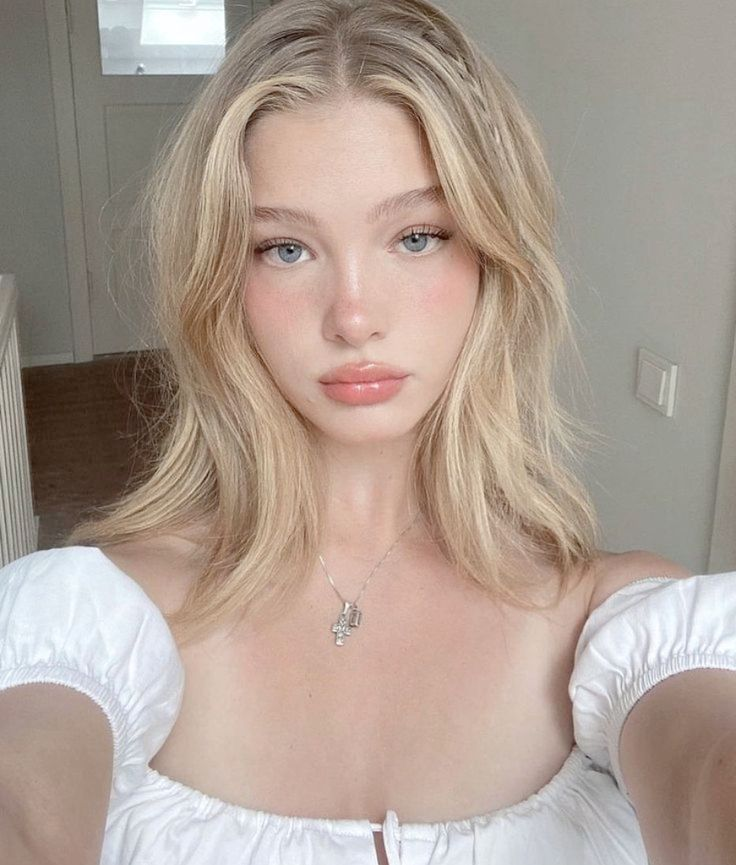
#> input picture members-release-pack/Example Faces/1a056bdce17022bfd6999f03945543ff.jpg, 736 x 865 px
$ python -i lbp_normalization.py   (imports and definitions only)
#> lines starting #> are read from the running program, lines starting #| are printed output that depends on the picture
#> further down, picture is the input picture: shape (865, 736, 3); mean B, G, R 147.2, 157.7, 173.2
# Filename: ComfyUI_AIOFC/modules/detection_bypass/utils/lbp_normalization.py
import numpy as np
from skimage.feature import local_binary_pattern
from PIL import Image
import os

def lbp_normalize(img_arr: np.ndarray,
                  ref_img_arr: np.ndarray = None,
                  profile_path: str = None, # NEW: Added profile_path
                  radius: int = 3,
                  n_points: int = 24,
                  method: str = 'uniform',
                  strength: float = 0.9,
                  seed: int = None,
                  eps: float = 1e-8):

#> called with radius = 3, n_points = 24, method = 'uniform', strength = 0.9, eps = 1e-08
    if seed is not None: rng = np.random.default_rng(seed)
    else: rng = np.random.default_rng()

    img = np.asarray(img_arr)
    h, w, channels = img.shape
#> h = 865; w = 736; channels = 3

    img_gray = np.mean(img.astype(np.float32), axis=2)
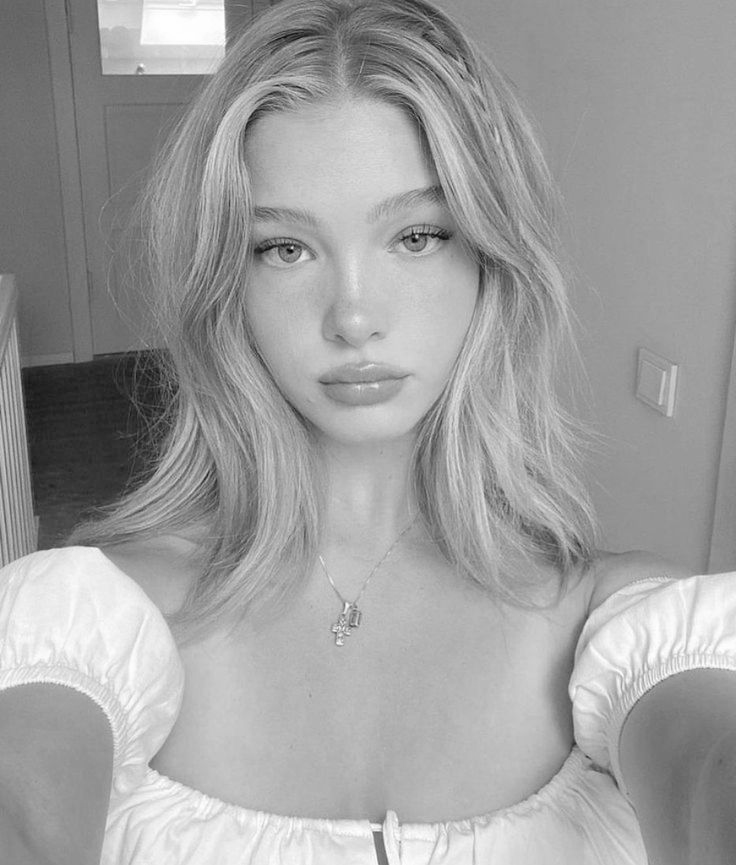
#> img_gray: shape (865, 736) float32; min 0.667, max 255, mean 159.4

    lbp_img = local_binary_pattern(img_gray, n_points, radius, method=method)
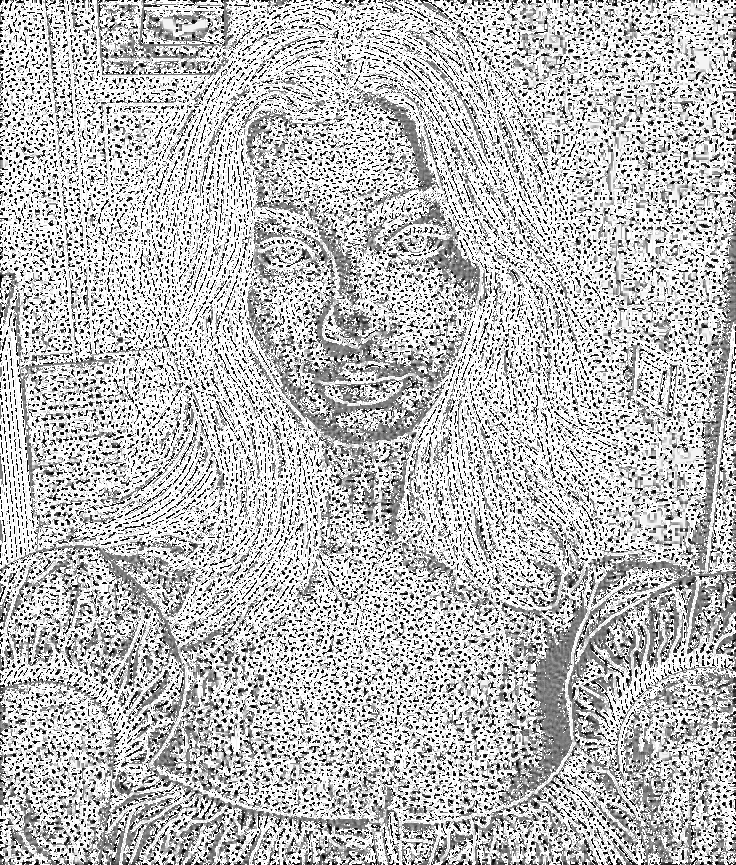
#> lbp_img: shape (865, 736) float64; min 0, max 25, mean 18.4; drawn with min black and max white
    n_bins = int(lbp_img.max() + 1)
#> n_bins = 26
    lbp_hist, _ = np.histogram(lbp_img.ravel(), bins=n_bins, range=(0, n_bins), density=True)
#> lbp_hist = 26 values, max 0.466 at index 25, min 0.00881 at index 6, mean 0.0385

    ref_lbp_hist = None

    # --- NEW LOGIC: PRIORITIZE PROFILE ---
    if profile_path and profile_path.strip():
        npz_path = f"{profile_path}.npz"
        if os.path.exists(npz_path):
            stats = np.load(npz_path)
            if 'lbp_hist' in stats:
                # Load the average LBP histogram from the profile
                avg_hist = stats['lbp_hist'].mean(axis=0)
                # Match the bin count of the source image's LBP
                if len(avg_hist) > n_bins:
                    ref_lbp_hist = avg_hist[:n_bins]
                else:
                    ref_lbp_hist = np.pad(avg_hist, (0, n_bins - len(avg_hist)), 'constant')
                ref_lbp_hist /= (ref_lbp_hist.sum() + eps) # Re-normalize

    # Fallback to live reference image
    if ref_lbp_hist is None and ref_img_arr is not None:
        ref = np.asarray(ref_img_arr)
        if ref.shape[0] != h or ref.shape[1] != w:
            ref = np.array(Image.fromarray(ref).resize((w, h), resample=Image.Resampling.BICUBIC))

        ref_gray = np.mean(ref.astype(np.float32), axis=2)
        ref_lbp = local_binary_pattern(ref_gray, n_points, radius, method=method)
        ref_lbp_hist, _ = np.histogram(ref_lbp.ravel(), bins=n_bins, range=(0, n_bins), density=True)
    # --- END NEW LOGIC ---

    if ref_lbp_hist is None:
        return img_arr

    out = np.empty_like(img, dtype=np.float32)

    cdf_img = np.cumsum(lbp_hist)
    cdf_ref = np.cumsum(ref_lbp_hist)

    mapping = np.zeros(n_bins, dtype=np.float32)
    for i in range(n_bins):
        # Find the value in reference cdf that is closest to the source cdf value
        j = np.searchsorted(cdf_ref, cdf_img[i], side='left')
        mapping[i] = j

    lbp_int = np.rint(lbp_img).astype(np.int32)
    mapping_per_pixel = mapping[lbp_int]
    scale_per_pixel = mapping_per_pixel / (lbp_int.astype(np.float32) + eps)

    noise_all = rng.normal(loc=0.0, scale=0.02 * strength, size=(h, w, channels)).astype(np.float32) * 255.0

    for c in range(channels):
        channel = img[:, :, c].astype(np.float32)
        adjusted = channel * scale_per_pixel
        blended = (1.0 - strength) * channel + strength * adjusted
        blended += noise_all[:, :, c]
        out[:, :, c] = blended

    return np.clip(out, 0, 255).astype(np.uint8)

>>> import cv2
>>> picture = cv2.imread('../../../members-release-pack/Example Faces/1a056bdce17022bfd6999f03945543ff.jpg')
>>> result = lbp_normalize(picture)

$ run again, on members-release-pack/Example Faces/392d48ced9a0f1a196e4a685087e5ac5.jpg
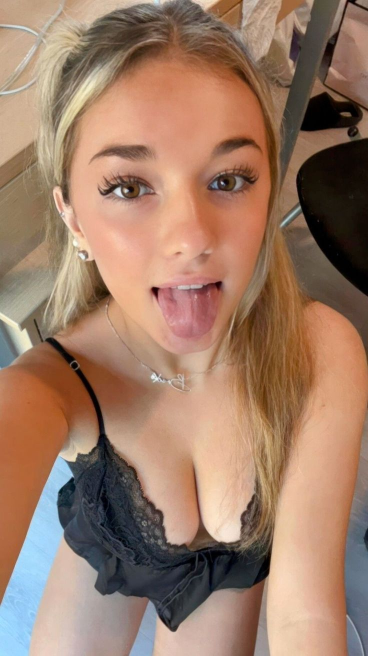
#> input picture members-release-pack/Example Faces/392d48ced9a0f1a196e4a685087e5ac5.jpg, 736 x 1311 px (shown at 1/2 size)
#> picture is the input picture: shape (1311, 736, 3); mean B, G, R 103.5, 124, 157.5
#> in lbp_normalize, `img_gray = np.mean(img.astype(np.float32), axis=2)`:
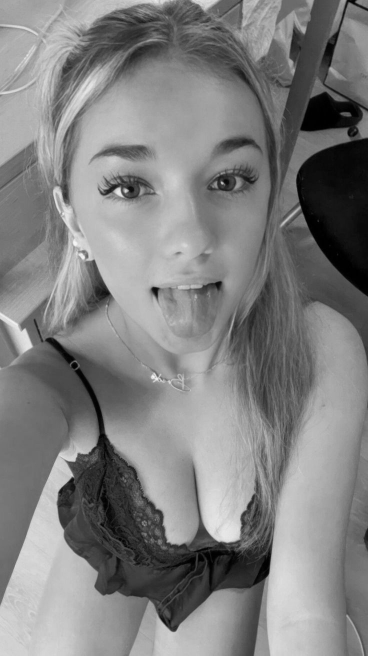
#> img_gray: shape (1311, 736) float32 (shown at 1/2 size); min 0, max 250.3, mean 128.3
#> in lbp_normalize, `lbp_img = local_binary_pattern(img_gray, n_points, radius, method=meth..`:
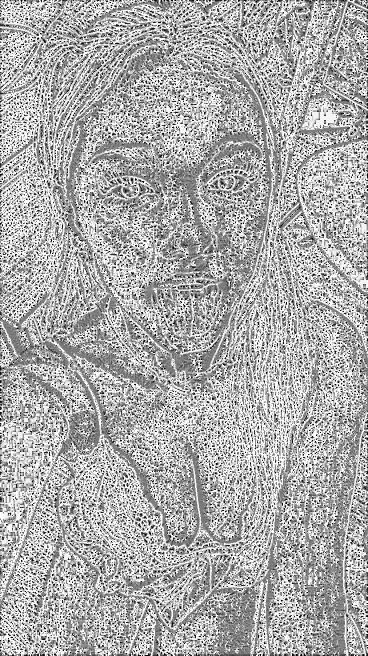
#> lbp_img: shape (1311, 736) float64 (shown at 1/2 size); min 0, max 25, mean 16.9; drawn with min black and max white
#> n_bins = 26
#> lbp_hist = 26 values, max 0.344 at index 25, min 0.0129 at index 6, mean 0.0385

$ run again, on members-release-pack/Example Faces/75563368a304d1fec5a9f033aa97880d.jpg
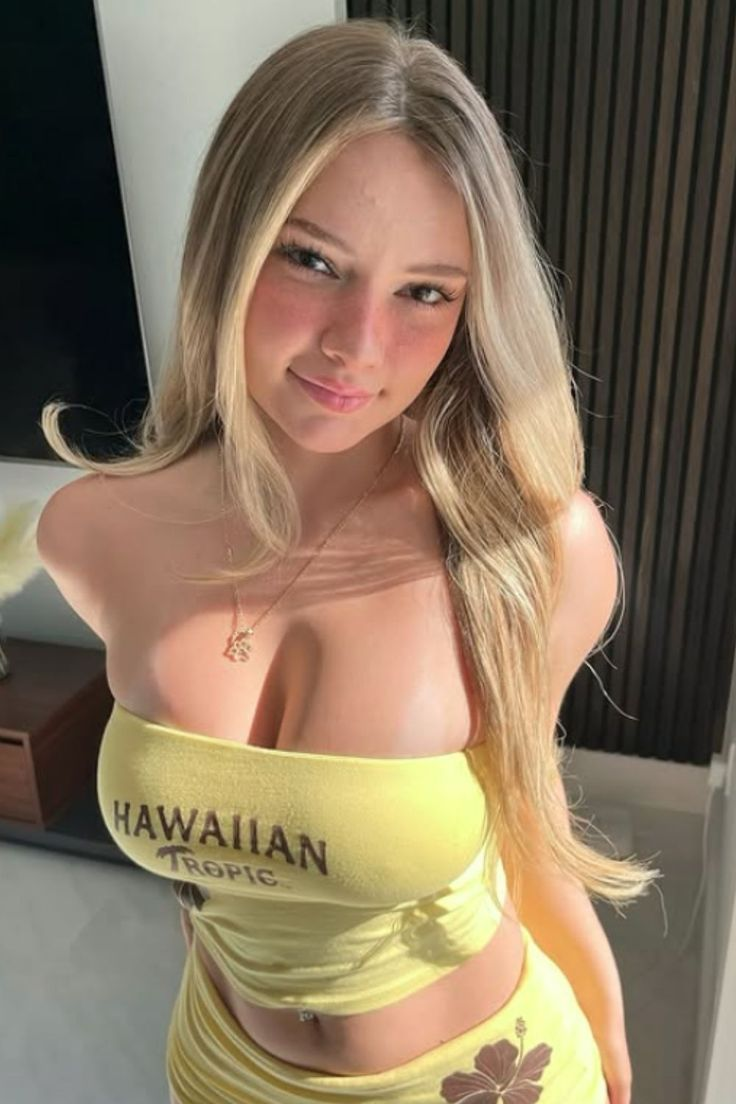
#> input picture members-release-pack/Example Faces/75563368a304d1fec5a9f033aa97880d.jpg, 736 x 1104 px
#> picture is the input picture: shape (1104, 736, 3); mean B, G, R 93.5, 115.6, 133.9
#> in lbp_normalize, `img_gray = np.mean(img.astype(np.float32), axis=2)`:
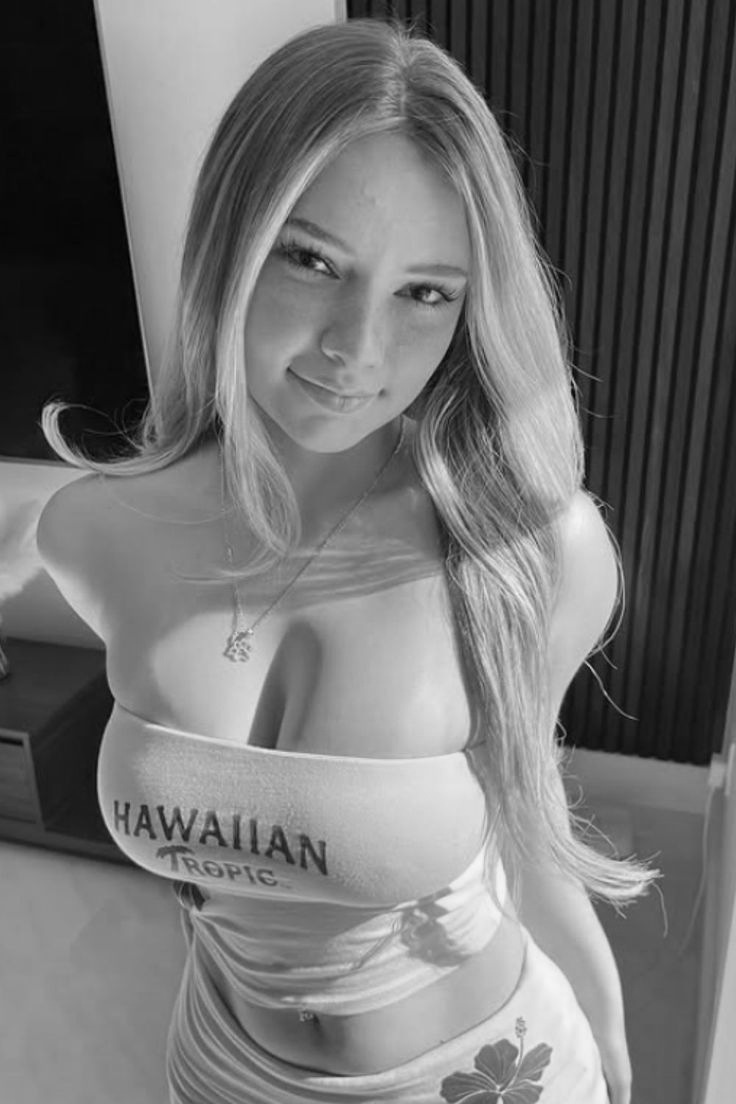
#> img_gray: shape (1104, 736) float32; min 0.667, max 248.3, mean 114.3
#> in lbp_normalize, `lbp_img = local_binary_pattern(img_gray, n_points, radius, method=meth..`:
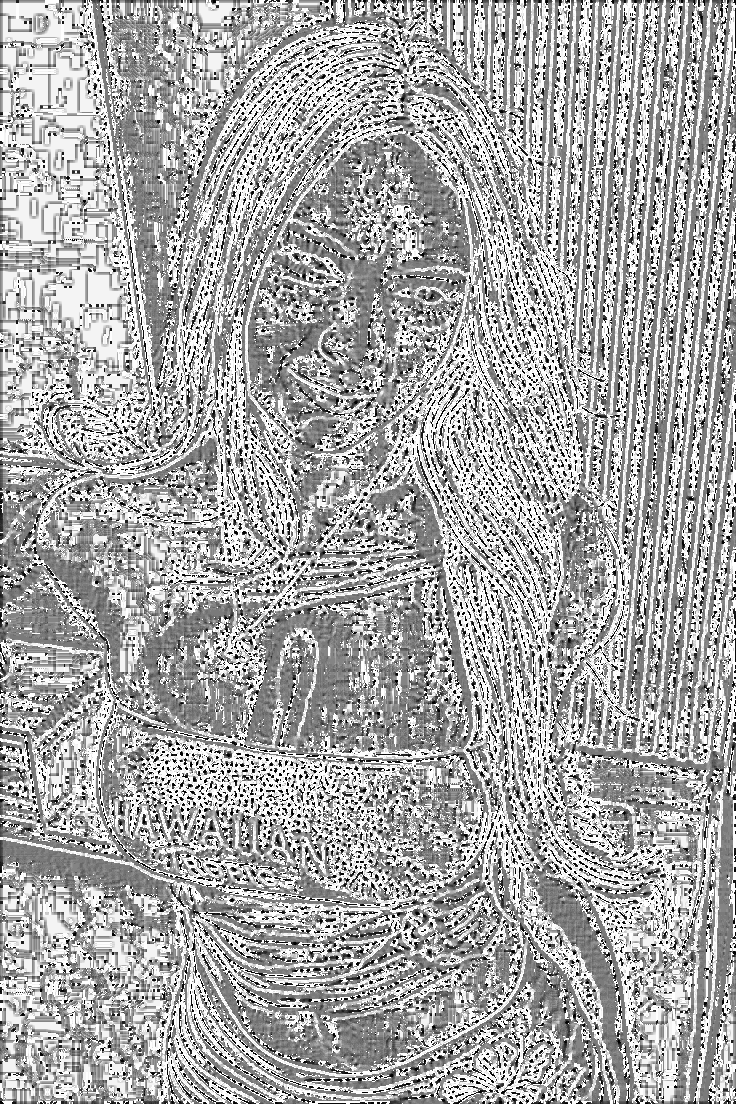
#> lbp_img: shape (1104, 736) float64; min 0, max 25, mean 16.5; drawn with min black and max white
#> n_bins = 26
#> lbp_hist = 26 values, max 0.276 at index 25, min 0.00855 at index 6, mean 0.0385

$ run again, on members-release-pack/Example Faces/8b16036925ea003fb119a8b523448259.jpg
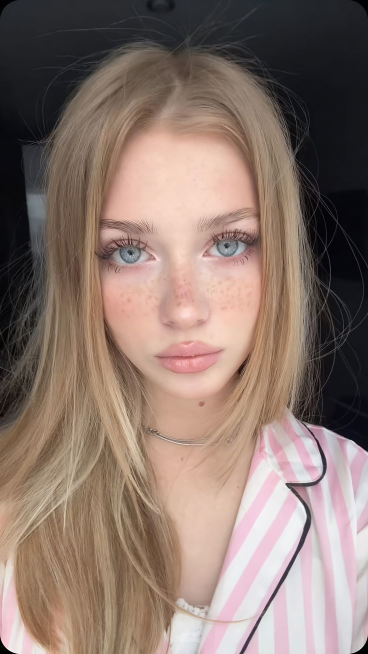
#> input picture members-release-pack/Example Faces/8b16036925ea003fb119a8b523448259.jpg, 736 x 1308 px (shown at 1/2 size)
#> picture is the input picture: shape (1308, 736, 3); mean B, G, R 109.5, 118.7, 138.9
#> in lbp_normalize, `img_gray = np.mean(img.astype(np.float32), axis=2)`:
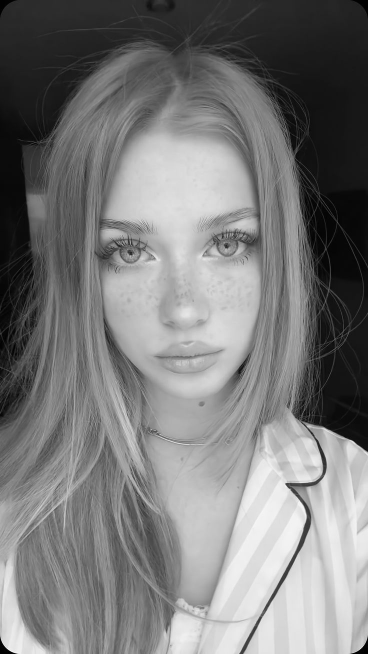
#> img_gray: shape (1308, 736) float32 (shown at 1/2 size); min 0, max 254.3, mean 122.4
#> in lbp_normalize, `lbp_img = local_binary_pattern(img_gray, n_points, radius, method=meth..`:
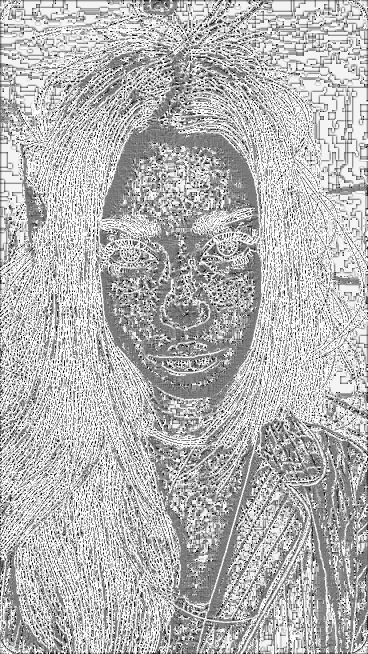
#> lbp_img: shape (1308, 736) float64 (shown at 1/2 size); min 0, max 25, mean 17.8; drawn with min black and max white
#> n_bins = 26
#> lbp_hist = 26 values, max 0.345 at index 25, min 0.00648 at index 6, mean 0.0385
